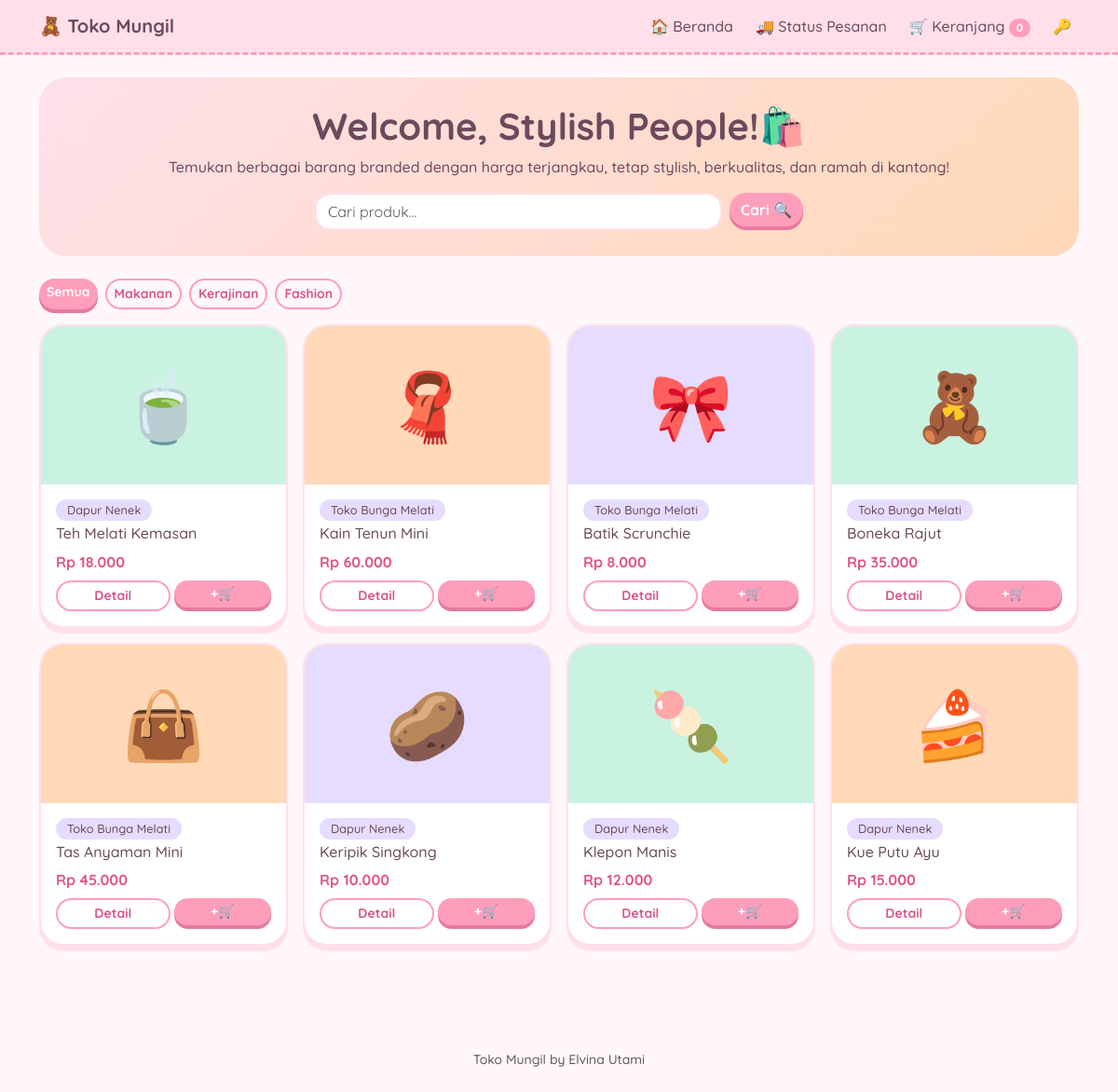
The page / on the database its author committed.
### tables this page shows
CREATE TABLE kategori(id_kategori INT AUTO_INCREMENT PRIMARY KEY,nama_kategori VARCHAR(40) NOT NULL);

CREATE TABLE produk(id_produk INT AUTO_INCREMENT PRIMARY KEY,id_penjual INT NOT NULL,id_kategori INT NOT NULL,nama VARCHAR(80) NOT NULL,deskripsi TEXT,harga INT NOT NULL,stok INT NOT NULL DEFAULT 0,emoji VARCHAR(8) DEFAULT '🎀',gambar VARCHAR(100),
 FOREIGN KEY(id_penjual) REFERENCES penjual(id_penjual),FOREIGN KEY(id_kategori) REFERENCES kategori(id_kategori));

CREATE TABLE penjual(id_penjual INT AUTO_INCREMENT PRIMARY KEY,nama_toko VARCHAR(60) NOT NULL,kontak VARCHAR(20));

### index.php (the view, shortened to what this page needs)
<?php require 'config.php'; head('Beranda');
$k=(int)($_GET['k']??0);$s=trim($_GET['s']??'');
$sql="SELECT p.*,t.nama_toko FROM produk p JOIN penjual t USING(id_penjual) WHERE p.nama LIKE ?";$par=["%$s%"];$ty='s';
$rows=all(q($sql.' ORDER BY p.id_produk DESC',$ty,$par));$kat=all(q("SELECT * FROM kategori"));?>
<div class="hero"><h1>Welcome, Stylish People!🛍️</h1><p class="mb-3">Temukan berbagai barang branded dengan harga terjangkau, tetap stylish, berkualitas, dan ramah di kantong! </p>
<form class="row g-2 justify-content-center"><div class="col-8 col-md-5"><input name="s" value="<?=e($s)?>" class="form-control" placeholder="Cari produk..."></div><div class="col-auto"><button class="btn btn-pink">Cari 🔍</button></div></form></div>
<div class="mb-3 d-flex flex-wrap gap-2"><a href="index.php" class="btn btn-sm <?=$k?'btn-outline-pink':'btn-pink'?>">Semua</a>
<?php foreach($kat as $x):?><a href="?k=<?=$x['id_kategori']?>" class="btn btn-sm <?=$k==$x['id_kategori']?'btn-pink':'btn-outline-pink'?>"><?=e($x['nama_kategori'])?></a><?php endforeach;?></div>
<div class="row row-cols-2 row-cols-md-4 g-3">
<?php foreach($rows as $p):?><div class="col"><div class="card-cute h-100 hov d-flex flex-column"><a href="produk.php?id=<?=$p['id_produk']?>" class="text-decoration-none"><?=img($p)?></a>
<div class="p-3 d-flex flex-column flex-grow-1"><span class="chip align-self-start mb-1"><?=e($p['nama_toko'])?></span><h6><?=e($p['nama'])?></h6><div class="price mb-2"><?=rp($p['harga'])?></div>
<div class="mt-auto d-flex gap-1"><a href="produk.php?id=<?=$p['id_produk']?>" class="btn btn-sm btn-outline-pink flex-fill">Detail</a>
<?php if($p['stok']>0):?><form method="post" action="keranjang.php" class="flex-fill"><input type="hidden" name="aksi" value="tambah"><input type="hidden" name="id" value="<?=$p['id_produk']?>"><button class="btn btn-sm btn-pink w-100">+🛒</button></form><?php else:?><span class="btn btn-sm disabled flex-fill">Habis</span><?php endif;?></div></div></div></div>
<?php endforeach; if(!$rows) echo "<p class='text-center'>Yah, produknya belum ada 🥺</p>";?></div>
<?php foot();

### config.php (shortened to what this page needs)
<?php
$cfg = require __DIR__.'/koneksi.local.php';
$db = mysqli_connect($cfg['host'],$cfg['user'],$cfg['pass'],$cfg['name']);
mysqli_set_charset($db,'utf8mb4');
$B = basename(dirname($_SERVER['SCRIPT_NAME']))=='admin' ? '../' : '';
function e($s){return htmlspecialchars((string)$s,ENT_QUOTES,'UTF-8');}
function rp($n){return 'Rp '.number_format($n,0,',','.');}
function q($sql,$t='',$p=[]){global $db;$st=mysqli_prepare($db,$sql);if($p)mysqli_stmt_bind_param($st,$t,...$p);mysqli_stmt_execute($st);return mysqli_stmt_get_result($st);}
function all($r){return $r?mysqli_fetch_all($r,MYSQLI_ASSOC):[];}
function cart_count(){return array_sum($_SESSION['cart']??[]);}
function img($p,$cls=''){global $B;return $p['gambar']?"<img src='{$B}uploads/".e($p['gambar'])."' class='pimg $cls'>":"<div class='pimg emo $cls'>".e($p['emoji']?:'🎀')."</div>";}
function head($title){global $B;$adm=$B==='../';$c=cart_count();?>
<!DOCTYPE html><html lang="id"><head><meta charset="utf-8"><meta name="viewport" content="width=device-width,initial-scale=1">
<link href="https://cdn.jsdelivr.net/npm/bootstrap@5.3.3/dist/css/bootstrap.min.css" rel="stylesheet">
<link href="<?=$B?>style.css?v=<?=@filemtime(__DIR__.'/style.css')?>" rel="stylesheet">
<style>main>.row.text-center{margin-top:2.5rem!important}footer{margin-top:4rem!important}</style></head><body>
<nav class="navbar navbar-expand-md nav-cute"><div class="container">
<a class="navbar-brand" href="<?=$adm?'index.php':$B.'index.php'?>">🧸 Toko Mungil<?=$adm?' <small>admin</small>':''?></a>
<div class="collapse navbar-collapse" id="m"><ul class="navbar-nav ms-auto gap-md-2">
<?php if($adm&&!empty($_SESSION['admin'])):?>
<li><a class="nav-link" href="index.php">📊 Dashboard</a></li><li><a class="nav-link" href="pesanan.php">📦 Kelola Pesanan</a></li><li><a class="nav-link" href="produk.php">✏️ Kelola Produk</a></li><li><a class="nav-link" href="kategori.php">📂 Kategori</a></li><li><a class="nav-link" href="logout.php">👋 Keluar</a></li>
<?php elseif(!$adm):?>
<li><a class="nav-link" href="index.php">🏠 Beranda</a></li><li><a class="nav-link" href="status.php">🚚 Status Pesanan</a></li><li><a class="nav-link" href="keranjang.php">🛒 Keranjang <span class="badge rounded-pill bg-pink"><?=$c?></span></a></li><li><a class="nav-link" href="admin/login.php">🔑</a></li>
<?php endif;?></ul></div></div></nav><main class="container py-4">
<?php }
function foot(){echo '</main><footer class="text-center py-4 small text-muted">Toko Mungil by Elvina Utami</footer><script src="https://cdn.jsdelivr.net/npm/bootstrap@5.3.3/dist/js/bootstrap.bundle.min.js"></script></body></html>';}

### style.css (style rules this page uses)
:root { --pink:#ff9ebb;--pink2:#ffe0ea;--peach:#ffd9b8;--mint:#c9f2e0;--lav:#e6dcff;--ink:#6b4a5c }
body { background:#fff7fa;font-family:'Quicksand',sans-serif;font-weight:500;color:var(--ink) }
h1,h2,h3,h4,h5,.navbar-brand { font-weight:700 }
.nav-cute { background:var(--pink2);border-bottom:3px dashed var(--pink) }
.nav-cute .nav-link,.navbar-brand { color:var(--ink)!important }
.bg-pink { background:var(--pink)!important }
.card-cute { background:#fff;border:2px solid var(--pink2);border-radius:26px;box-shadow:0 6px 0 var(--pink2);transition:.2s;overflow:hidden }
.pimg { width:100%;height:170px;object-fit:cover }
.pimg.emo { display:flex;align-items:center;justify-content:center;font-size:72px;background:var(--mint) }
.col:nth-child(3n+2) .pimg.emo { background:var(--peach) }
.col:nth-child(3n) .pimg.emo { background:var(--lav) }
.btn { border-radius:50px;font-weight:700 }
.btn-pink { background:var(--pink);color:#fff;border:0;box-shadow:0 4px 0 #e57aa0 }
.btn-outline-pink { border:2px solid var(--pink);color:#d9568a }
.form-control,.form-select { border-radius:16px;border:2px solid var(--pink2) }
.price { color:#e0568a;font-weight:700 }
.chip { background:var(--lav);border-radius:50px;padding:2px 12px;font-size:.8rem }
.hero { background:linear-gradient(135deg,var(--pink2),var(--peach));border-radius:30px;padding:28px;text-align:center;margin-bottom:24px }

### config.php (style rules this page uses)
footer { margin-top:4rem!important }

### rows shown on the page
kategori: nama_kategori "Makanan"
kategori: nama_kategori "Kerajinan"
kategori: nama_kategori "Fashion"
produk: emoji "🍵", id_penjual.nama_toko "Dapur Nenek", nama "Teh Melati Kemasan", harga "Rp 18.000"
produk: emoji "🧣", id_penjual.nama_toko "Toko Bunga Melati", nama "Kain Tenun Mini", harga "Rp 60.000"
produk: emoji "🎀", id_penjual.nama_toko "Toko Bunga Melati", nama "Batik Scrunchie", harga "Rp 8.000"
produk: emoji "🧸", id_penjual.nama_toko "Toko Bunga Melati", nama "Boneka Rajut", harga "Rp 35.000"
produk: emoji "👜", id_penjual.nama_toko "Toko Bunga Melati", nama "Tas Anyaman Mini", harga "Rp 45.000"
produk: emoji "🥔", id_penjual.nama_toko "Dapur Nenek", nama "Keripik Singkong", harga "Rp 10.000"
produk: emoji "🍡", id_penjual.nama_toko "Dapur Nenek", nama "Klepon Manis", harga "Rp 12.000"
produk: emoji "🍰", id_penjual.nama_toko "Dapur Nenek", nama "Kue Putu Ayu", harga "Rp 15.000"

### other values the page prints
$c "0"
